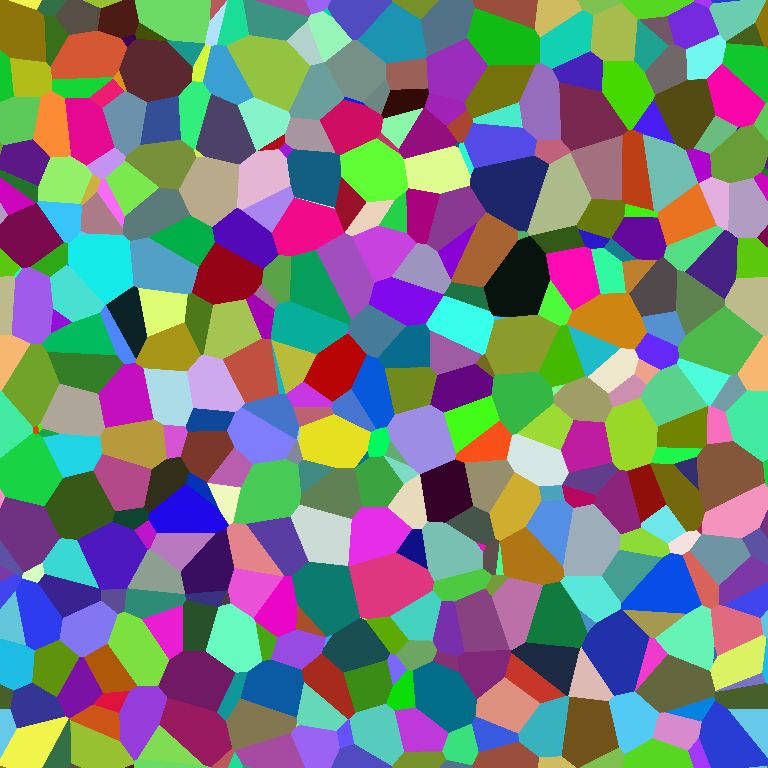
Frame 1 (no input)
Frame 60 (the mouse pressed at the canvas centre just before this capture): identical to frame 1, image omitted
Frame 120 (the mouse held since frame 60 and released just before this capture): identical to frame 1, image omitted

The Processing sketch that drew this single still picture (run headless with seeded random() and noise(); from frame 60 on, the mouse is pressed at the canvas centre):

// Processing sketch: sketch_3dsimplex_java
// ── sketch_3dsimplex_java.pde
final int SCREEN_SIZE = 768;
//final int STEP_COUNT = 256; //default: 256 steps
final int LAYER_SIZE = 4096; //default: 256
final int ATLAS_DIMENSION = 4096;
final int GRID_SIZE = 8;
//16 means 16 points, per noise grid.
/*
NoiseMaker3D pm = new NoiseMakerComposite()
  .add(new VoronoiMaker3D().setScale(16).setSeed(1212.1).initialize())
  .add(new VoronoiMaker3D().setScale(24).setSeed(1412.1).initialize())
  .add(new VoronoiMaker3D().setScale(32).setSeed(1552.1).initialize())
  .add(new VoronoiMaker3D().setScale(48).setSeed(1132.1).initialize());
  //.add(new VoronoiMaker3D().setScale(8).setSeed(4412.1).setFlipped(true).initialize())
  //.add(new PerlinMaker3D().setScale(4).setSeed(12132.1).initialize())
  //.add(new PerlinMaker3D().setScale(8).setSeed(1232.1).initialize());*/
  
NoiseMaker3D pm = new CellMaker3D().setScale(16).setSeed(1212.1).setFlipped().initialize();

/*new NoiseMakerMultiChannel()
  .setR(new CellMaker3D().setScale(16).setSeed(1212.1).setFlipped().initialize())
  .setG(new CellMaker3D().setScale(16).setSeed(1412.1).setFlipped().initialize())
  .setB(new CellMaker3D().setScale(16).setSeed(1612.1).setFlipped().initialize())
  .setFileName("CellNoise_01");*/

int step_val;
int drawHeadX = 0;
int drawHeadY = 0;
int drawIndex = 0;
PImage offscreen = createImage(4096, 4096, RGB);
boolean hasStopped = false;

void settings(){
  size(SCREEN_SIZE, SCREEN_SIZE);
}

void setup() {
  
  
}



void draw(){
  
  int rowCount = ATLAS_DIMENSION / LAYER_SIZE; //onceyou draw this many pics, switch to next row
  int STEP_COUNT = rowCount * rowCount;
  
  if(step_val >= STEP_COUNT){
    //stop drawing!
    if(!hasStopped){
      String saveName = pm.getFileName() + ".png";
      offscreen.save(saveName);
      print("File saved as " + saveName);
      hasStopped = true;
    }
  }
  else{
    //background(0);
    //float rads = TWO_PI / stepCount * i;
    //int seed = seedFromRad(rads);
    //noiseSeed(seed);
    noiseInRange(offscreen, drawHeadX, drawHeadY, drawHeadX + LAYER_SIZE, drawHeadY + LAYER_SIZE, (step_val / (float)STEP_COUNT));
    drawIndex += 1;
    drawHeadX += LAYER_SIZE;
    if(drawIndex >= rowCount){
      drawIndex = 0;
      drawHeadY += LAYER_SIZE;
      drawHeadX = 0;
    }
    offscreen.updatePixels();
    image(offscreen, 0, 0, SCREEN_SIZE, SCREEN_SIZE);
  }
  step_val += 1;
  
}

void noiseInRange(PImage image, int startX, int startY, int endX, int endY, float z){
  int imageWidth = image.width;
  for(int x = startX; x < endX; x++){
    for(int y = startY; y < endY; y++){
      float localX = (x - startX) / ((float)(endX - startX));
      float localY = (y - startY) / ((float)(endY - startY));
      color noiseVal = pm.coloredNoise(localX, localY, z);//noise(localX, localY, z);
      //int pColor = (int)floor(noiseVal * 256);
      image.pixels[y * imageWidth + x] = noiseVal;
    }
  }
}

int seedFromRad(float rad){
  float xComponent = cos(rad);
  float yComponent = sin(rad);
  int res = (int)floor(167 * xComponent + 33 * yComponent);
  return res;
}

// ── CellMaker.pde
class CellMaker3D extends NoiseMaker3D{
  
    
  private ArrayList<PVector> pointCloud; 
  private ArrayList<PVector> pval;
  
  
  public CellMaker3D(){
    
  }
  
  public CellMaker3D(int scale, float seed){
    super(scale, seed);
    initialize();
  }
  
  @Override
  public NoiseMaker3D initialize(){
    randomSeed((long)this.seed * 100000);
    this.name = "Cell";
    pointCloud = new ArrayList<>(); 
    pval = new ArrayList<>();
    for(int i = 0; i < scale; i++){
      for(int j = 0; j < scale; j++){
        for(int k = 0; k < scale; k++){
          //PVector scatter = getRandomScatter(i, j, k);
          pointCloud.add(new PVector(random(0,1), random(0,1), random(0,1)));
          pval.add(new PVector(random(0,1), random(0,1), random(0,1)));
        }
      }
    }
    return this;
  }
  
  private PVector getNoiseAt(int x, int y, int z){
    //wrap around if that happens
    x = (x + this.scale) % this.scale;
    y = (y + this.scale) % this.scale;
    z = (z + this.scale) % this.scale;
    //retrieve data:
    
    int index = x * this.scale * this.scale + y * this.scale + z;
    return pointCloud.get(index);
  }
  
  private PVector getNoiseValAt(int x, int y, int z){
    //wrap around if that happens
    x = (x + this.scale) % this.scale;
    y = (y + this.scale) % this.scale;
    z = (z + this.scale) % this.scale;
    int index = x * this.scale * this.scale + y * this.scale + z;
    return pval.get(index);
  }
  
  
  @Override
  public float noise(float x, float y, float z){
    float loopX = x * this.scale;
    float loopY = y * this.scale;
    float loopZ = z * this.scale;
    
    int flooredX = (int) floor(loopX);
    int flooredY = (int) floor(loopY);
    int flooredZ = (int) floor(loopZ);
    
    int ceiledX = (flooredX + 1);
    int ceiledY = (flooredY + 1);
    int ceiledZ = (flooredZ + 1);
    
    return nearestDistance(flooredX - 1, flooredY - 1, flooredZ - 1, ceiledX, ceiledY, ceiledZ, loopX, loopY, loopZ).x;
  }
  
  @Override
  public color coloredNoise(float x, float y, float z){
    float loopX = x * this.scale;
    float loopY = y * this.scale;
    float loopZ = z * this.scale;
    
    int flooredX = (int) floor(loopX);
    int flooredY = (int) floor(loopY);
    int flooredZ = (int) floor(loopZ);
    
    int ceiledX = (flooredX + 1);
    int ceiledY = (flooredY + 1);
    int ceiledZ = (flooredZ + 1);
    
    PVector v = nearestDistance(flooredX - 1, flooredY - 1, flooredZ - 1, ceiledX, ceiledY, ceiledZ, loopX, loopY, loopZ);
    return color(toIntColor(v.x), toIntColor(v.y), toIntColor(v.z));
  }
  
  private PVector nearestDistance(int fx, int fy, int fz, int cx, int cy, int cz, float x, float y, float z){
    float minDistance = this.scale; //you can never go beyond this distance, no matter what.
    PVector minColor = new PVector(0, 0, 0);
    for(int xId = fx; xId <= cx; xId += 1){
      for(int yId = fy; yId <= cy; yId += 1){
        for(int zId = fz; zId <= cz; zId += 1){
          PVector offset = new PVector(xId, yId, zId).add(getNoiseAt(xId, yId, zId)).sub(new PVector(x, y, z));
          //minDistance = min(offset.mag(), minDistance);
          if(offset.mag() < minDistance){
            minDistance = offset.mag();
            minColor = getNoiseValAt(xId, yId, zId);
          }
        }
      }
    }
    if(this.flipped){
      return new PVector(1, 1, 1).sub(minColor);
    }
    else{
      return minColor;
    }
    
  } 
}

// ── NoiseMaker3D.pde

class NoiseMaker3D{
  int scale = 1;
  float seed = 1.661;
  boolean flipped = false;
  boolean normalized = false;
  protected String name = "Generic";
  String saveFileName = "generic_01";
  PImage buffer = null;
  
  
  public PImage GetBuffer(int sx, int sy){
    if(buffer == null){
      buffer = createImage(4096, 4096, RGB);
    }
    return buffer;
  }
  
  public NoiseMaker3D setFileName(String filename){
    saveFileName = filename;
    return this;
  }
  
  public String getFileName(){
    return this.saveFileName; 
  }
  
  public NoiseMaker3D(){
    
  }
  
  public NoiseMaker3D(int scale, float seed){
    this.scale = scale;
    this.seed = seed;
  }
  
  public NoiseMaker3D setScale(int scale){
    this.scale = scale;
    return this;
  }
  
  public NoiseMaker3D setSeed(float seed){
    this.seed = seed;
    return this;
  }
  
  public NoiseMaker3D setFlipped(boolean flipped){
    this.flipped = flipped;
    return this;
  }
  
  public NoiseMaker3D setFlipped(){
    return setFlipped(true);
  }
  
  public NoiseMaker3D setNormalized(boolean normalized){
    this.normalized = normalized;
    return this;
  }
  
  public NoiseMaker3D setNormalized(){
    return setNormalized(true);
  }
  
  
  
  public String getMakerName(){
    return this.name;
  }
  
  public String getMakerShortHand(){
    return "" + name.charAt(0);
  }
  
  public NoiseMaker3D initialize(){
    return this;
  }
  
  public float noise(float x, float y, float z){
    return 0.0f;
  }
  
  public color coloredNoise(float x, float y, float z){
    return color((int)floor(noise(x, y, z) * 255));
  }
  
  public int toIntColor(float floatColor){
    return (int)floor(floatColor * 255);
  }
  
  
  private float frac(float input){
    return input - floor(input);
  }
  
  private float dot(float x, float y, float z, float x2, float y2, float z2){
    return x * x2 + y * y2 + z * z2;
  }
  
  private float dot(float x, float y, float x2, float y2){
    return x * x2 + y * y2;
  }
  
  public float noiseFunction(float x, float y){
    //lets just start with a random color.
    float rnd = frac(sin(dot(x, y, 12.9898f, 78.233f)) * (43758.5453123f + seed) + x);
    return rnd;
  }
  
  public float noiseFunction(float x, float y, float z){
    //lets just start with a random color.
    float rnd = frac(sin(dot(x, y, z, 12.9898f, 78.233f, 1116.156f)) * (43758.5453123f + seed + z) + x);
    return rnd * 2.0 - 1.0f;
  }
}

// ── NoiseMakerComposite.pde
class NoiseMakerComposite extends NoiseMaker3D{
  private ArrayList<NoiseMaker3D> noiseMakers;
  public NoiseMakerComposite(){
    this.name = "Composite_";
    noiseMakers = new ArrayList<>();
  }
  
  public NoiseMakerComposite add(NoiseMaker3D noise){
    noiseMakers.add(noise);
    this.name += noise.getMakerShortHand();
    return this;
  }
  
  @Override
  public float noise(float x, float y, float z){
    float noiseCompo = 0.0f;
    float weight = 1.0f;
    float weightSum = 0.0f;
    for(int i = 0; i < noiseMakers.size(); i++){
      weight *= 0.5f;
      weightSum += weight;
      noiseCompo += weight * noiseMakers.get(i).noise(x, y, z);
    }
    if(this.flipped){
      return (1 - noiseCompo) / weightSum;
    }
    else{
      return noiseCompo / weightSum;
    }
  }
}

// ── NoiseMakerMultiChannel.pde
class NoiseMakerMultiChannel extends NoiseMaker3D{
  private ArrayList<NoiseMaker3D> noiseMakers;
  
  private NoiseMaker3D channelR;
  private NoiseMaker3D channelG;
  private NoiseMaker3D channelB;

  
  public NoiseMakerMultiChannel(){
    this.name = "MultiChannel_";
  }
  
  public NoiseMakerMultiChannel setR(NoiseMaker3D noise){
    this.channelR = noise;
    return this;
  }
  
  public NoiseMakerMultiChannel setG(NoiseMaker3D noise){
    this.channelG = noise;
    return this;
  }
  
  public NoiseMakerMultiChannel setB(NoiseMaker3D noise){
    this.channelB = noise;
    return this;
  }
  
  public NoiseMakerMultiChannel add(NoiseMaker3D noise){
    noiseMakers.add(noise);
    this.name += noise.getMakerShortHand();
    return this;
  }
  
  @Override
  public color coloredNoise(float x, float y, float z){
    float rChannel = channelR != null? channelR.noise(x, y, z) : this.noise(x, y, z);
    float gChannel = channelG != null? channelG.noise(x, y, z) : this.noise(x, y, z);
    float bChannel = channelB != null? channelB.noise(x, y, z) : this.noise(x, y, z);
    
    return color(
      toIntColor(rChannel),
      toIntColor(gChannel),
      toIntColor(bChannel)
    );
  }
}

// ── PostProcessKernel.pde
class PostProcessKernel{
  public PostProcessKernel(){
    
  }
  
  public void FeedThrough(PImage image){
    
  }
  
}

// ── VoronoiMaker.pde
class VoronoiMaker3D extends NoiseMaker3D{
  
  private ArrayList<PVector> pointCloud;
  
  public VoronoiMaker3D(){
    
  }
  
  public VoronoiMaker3D(int scale, float seed){
    super(scale, seed);
    initialize();
  }
  
  @Override
  public NoiseMaker3D initialize(){
    this.name = "Voronoi";
    pointCloud = new ArrayList<>(); 
    for(int i = 0; i < scale; i++){
      for(int j = 0; j < scale; j++){
        for(int k = 0; k < scale; k++){
          PVector scatter = getRandomScatter(i, j, k);
          pointCloud.add(scatter);
        }
      }
    }
    return this;
  }
  
  private PVector getNoiseAt(int x, int y, int z){
    //wrap around if that happens
    x = (x + this.scale) % this.scale;
    y = (y + this.scale) % this.scale;
    z = (z + this.scale) % this.scale;
    //retrieve data:
    
    int index = x * this.scale * this.scale + y * this.scale + z;
    return pointCloud.get(index);
  }
  
  
  @Override
  public float noise(float x, float y, float z){
    float loopX = x * this.scale;
    float loopY = y * this.scale;
    float loopZ = z * this.scale;
    
    int flooredX = (int) floor(loopX);
    int flooredY = (int) floor(loopY);
    int flooredZ = (int) floor(loopZ);
    
    int ceiledX = (flooredX + 1);
    int ceiledY = (flooredY + 1);
    int ceiledZ = (flooredZ + 1);
    
    return nearestDistance(flooredX - 1, flooredY - 1, flooredZ - 1, ceiledX, ceiledY, ceiledZ, loopX, loopY, loopZ);
  }
  
  private float nearestDistance(int fx, int fy, int fz, int cx, int cy, int cz, float x, float y, float z){
    float minDistance = this.scale; //you can never go beyond this distance, no matter what.
    for(int xId = fx; xId <= cx; xId += 1){
      for(int yId = fy; yId <= cy; yId += 1){
        for(int zId = fz; zId <= cz; zId += 1){
          PVector offset = new PVector(xId, yId, zId).add(getNoiseAt(xId, yId, zId)).sub(new PVector(x, y, z));
          minDistance = min(offset.mag(), minDistance);
        }
      }
    }
    if(this.flipped){
      return 1 - minDistance;
    }
    else{
      return minDistance;
    }
    
  }
  
  private PVector getRandomScatter(int x, int y, int z){
    return new PVector(
    //noisefunction is fucking expensive...
    //only record the offset from the original position, as we have wrap arounds.
      noiseFunction(y, z),
      noiseFunction(x, z),
      noiseFunction(x, y)
    );
  }
}
